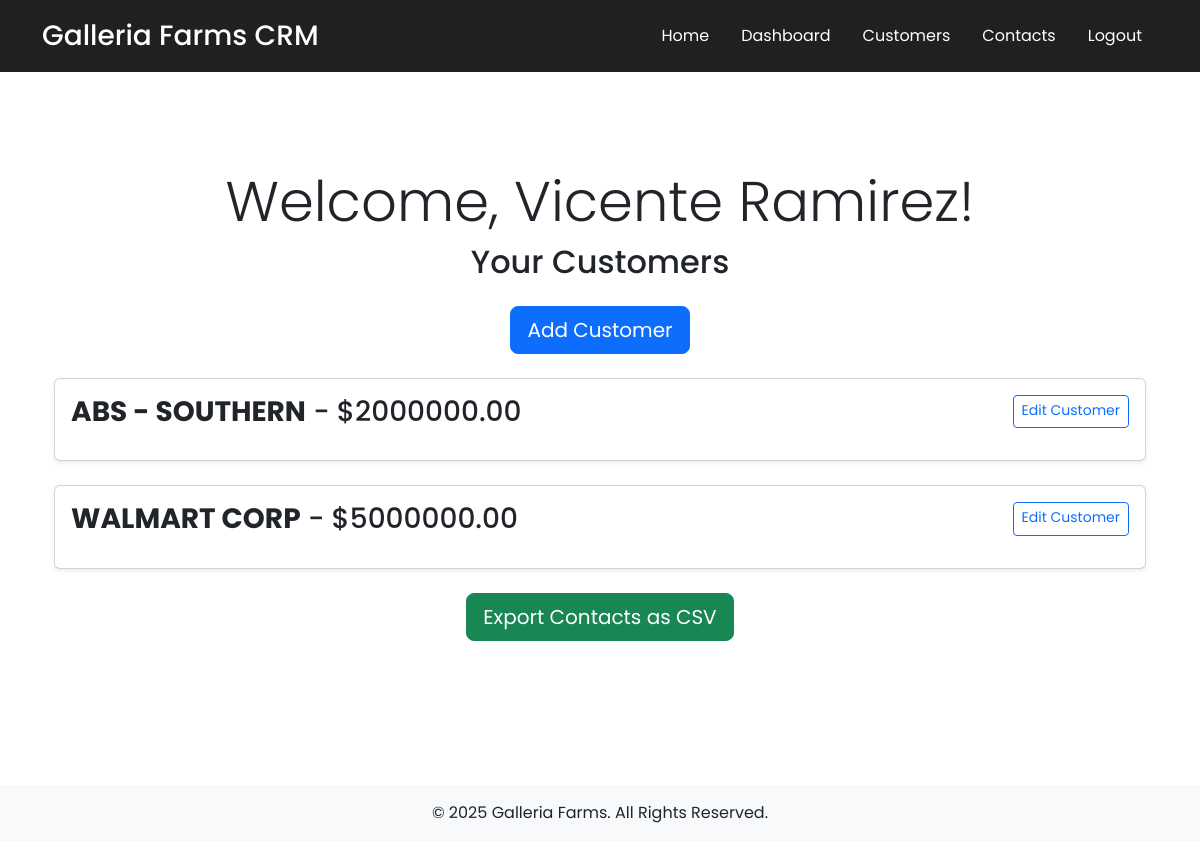
/crm/dashboard/ (signed in), run on the app's committed database.
### crm/models.py (models this page shows, shortened)
class Customer(models.Model):
    name = models.CharField(max_length=255)
    estimated_yearly_sales = models.DecimalField(max_digits=10, decimal_places=2)
    salesperson = models.ForeignKey(Salesperson, on_delete=models.CASCADE, related_name='customers')

### crm/views.py (the view)
# urls.py: path('dashboard/', views.dashboard, name='dashboard'),
@login_required
def dashboard(request):
    user_profile = request.user.profile
    if user_profile.is_executive():
        customers = Customer.objects.all()  # Executives see all customers
    else:
        try:
            salesperson = request.user.salesperson
            customers = salesperson.customers.all()
        except AttributeError:
            customers = Customer.objects.none()
    return render(request, 'crm/dashboard.html', {'customers': customers})

### crm/models.py (called while the page is built)
    def is_executive(self):
        return self.role == Role.EXECUTIVE

### crm/templates/crm/dashboard.html (shortened to what this page needs)
{% extends "crm/base.html" %}
{% block content %}
<div class="container py-5">
    <h1 class="text-center display-4 font-weight-bold">Welcome, {{ request.user.get_full_name }}!</h1>
    <h2 class="text-center mb-4">Your Customers</h2>
    <div class="text-center mb-4">
        <a href="{% url 'crm:add_customer' %}" class="btn btn-primary btn-lg">Add Customer</a>
    </div>
    {% for customer in customers %}
        <div class="card mb-4 shadow-sm">
            <div class="card-body">
                <h3 class="card-title d-flex justify-content-between">
                    <span><strong>{{ customer.name }}</strong> - ${{ customer.estimated_yearly_sales }}</span>
                    <a href="{% url 'crm:customer_edit' customer.id %}" class="btn btn-sm btn-outline-primary">Edit Customer</a>
                </h3>
            </div>
        </div>
    {% empty %}
        <p class="text-center">No customers found.</p>
    {% endfor %}
    <div class="text-center">
        <a href="{% url 'crm:export_contacts' %}" class="btn btn-success btn-lg">Export Contacts as CSV</a>
    </div>
</div>
{% endblock %}

### crm/templates/crm/base.html (style rules this page uses)
body { font-family: 'Poppins', sans-serif; }

### data on the page
Customer: name "ABS - SOUTHERN", estimated_yearly_sales "2000000.00"
Customer: name "WALMART CORP", estimated_yearly_sales "5000000.00"

### other printed values
{{ request.user.get_full_name }} "Vicente Ramirez"
